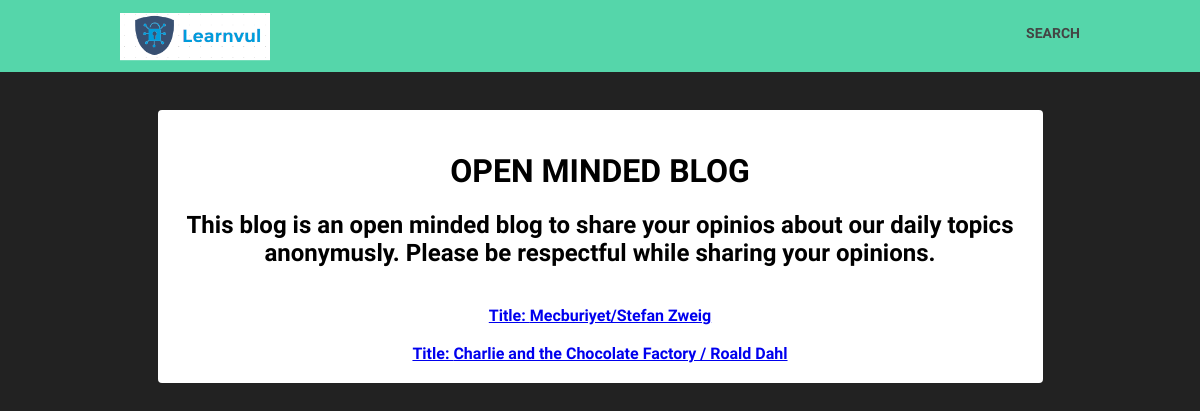
The app's page /LearnVulapp/feed with its own data.
### LearnVulapp/models.py (models this page shows)
class Book(models.Model):
    title=models.CharField(max_length=200)
    pub_date = models.DateTimeField('date published')

### LearnVulapp/views.py (the view)
# urls.py: path('feed', views.feed, name='feed'),
def feed(request):
    if request.method == 'GET':
        answ = Book.objects.all()
        return render(request,'feed.html',{'answ':answ})

### LearnVulapp/templates/feed.html (shortened to what this page needs)
{% extends 'base.html' %}{% block content %}
{%load static%}
<center>
{%if answ %}
<div class='comment-box'>
    <h1>OPEN MINDED BLOG</h1>
    <h2>This blog is an open minded blog to share your opinios about our daily topics anonymusly. Please be respectful while sharing your opinions.</h2>
{%for i in answ %}
<br>
<a href="{% url 'book_detail' i.pk%}">Title: {{i.title}}</a>
<br>
{% endfor %}
</div>
{%endif%}
</center>
{%endblock content%}

### LearnVulapp/static/main.css (style rules this page uses)
body { margin: 0; background: #222; font-family: 'Work Sans', sans-serif; font-weight: 800; }

### LearnVulapp/static/comment.css (style rules this page uses)
.comment-box { width: 845px; padding: 20px; margin-bottom: 4px; background-color: #fff; border-radius: 4px; }

### records on screen
Book: title "Mecburiyet/Stefan Zweig"
Book: title "Charlie and the Chocolate Factory / Roald Dahl"
